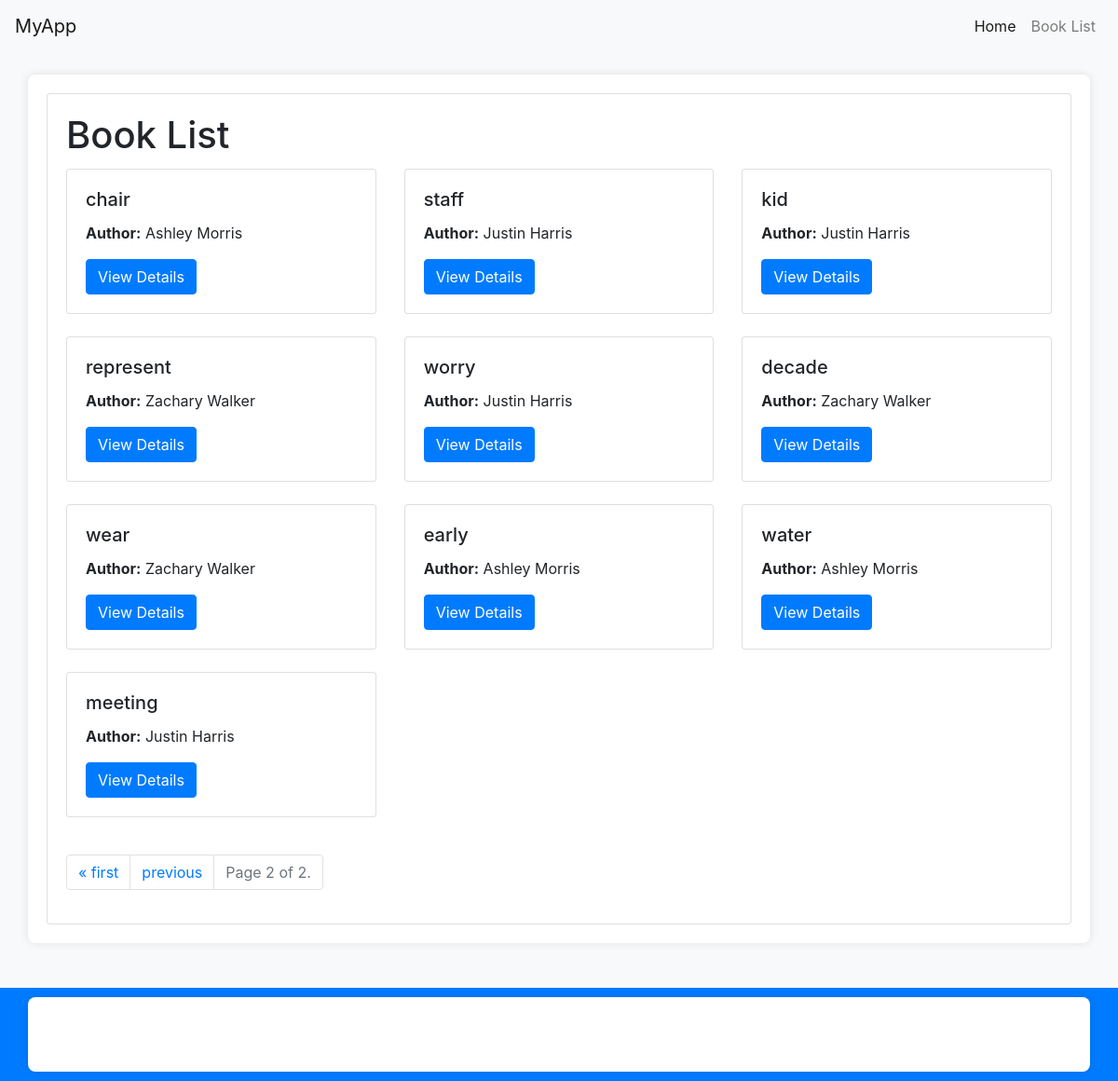
Page /books/?page=2 on the committed database.
### myapp/models.py (models this page shows, shortened)
class BaseModel(models.Model):
    created_at = models.DateTimeField(auto_now_add=True)
    updated_at = models.DateTimeField(auto_now=True)
    class Meta:
        abstract = True

class Book(BaseModel):
    title = models.CharField(max_length=255)
    published_date = models.DateField()
    author = models.ForeignKey(Author, on_delete=models.CASCADE, related_name='books')

class Author(BaseModel):
    name = models.CharField(max_length=255)

### myapp/views.py (the view)
# urls.py: path('books/', book_list, name='book_list'),
def book_list(request):
    books = Book.objects.all()
    paginator = Paginator(books, 10)
    page = request.GET.get('page')
    try:
        books = paginator.page(page)
    except PageNotAnInteger:
        books = paginator.page(1)
    except EmptyPage:
        books = paginator.page(paginator.num_pages)
    return render(request, 'myapp/book_list.html', {'books': books})

### myapp/templates/myapp/book_list.html (shortened to what this page needs)
{% extends 'myapp/base.html' %}
{% block content %}
    <div class="card">
        <div class="card-body">
            <h1 class="card-title">Book List</h1>
            <div class="row">
                {% for book in books %}
                    <div class="col-md-4 mb-4">
                        <div class="card">
                            <div class="card-body">
                                <h5 class="card-title">{{ book.title }}</h5>
                                <p class="card-text"><strong>Author:</strong> {{ book.author.name }}</p>
                                <a href="{% url 'book_detail' pk=book.pk %}" class="btn btn-primary">View Details</a>
                            </div>
                        </div>
                    </div>
                {% endfor %}
            </div>
            <nav aria-label="Page navigation">
                <ul class="pagination mt-3">
                    {% if books.has_previous %}
                        <li class="page-item"><a class="page-link" href="?page=1">&laquo; first</a></li>
                        <li class="page-item"><a class="page-link" href="?page={{ books.previous_page_number }}">previous</a></li>
                    {% endif %}
                    <li class="page-item disabled">
                        <span class="page-link">Page {{ books.number }} of {{ books.paginator.num_pages }}.</span>
                    </li>
                </ul>
            </nav>
        </div>
    </div>
{% endblock %}

### myapp/static/myapp/css/style.css (style rules this page uses)
body { background-color: #f8f9fa; }

### rows in the picture
Book: title "chair", author.name "Ashley Morris"
Book: title "staff", author.name "Justin Harris"
Book: title "kid", author.name "Justin Harris"
Book: title "represent", author.name "Zachary Walker"
Book: title "worry", author.name "Justin Harris"
Book: title "decade", author.name "Zachary Walker"
Book: title "wear", author.name "Zachary Walker"
Book: title "early", author.name "Ashley Morris"
Book: title "water", author.name "Ashley Morris"
Book: title "meeting", author.name "Justin Harris"

### other values in the picture
{{ books.number }} "2"
{{ books.paginator.num_pages }} "2"
